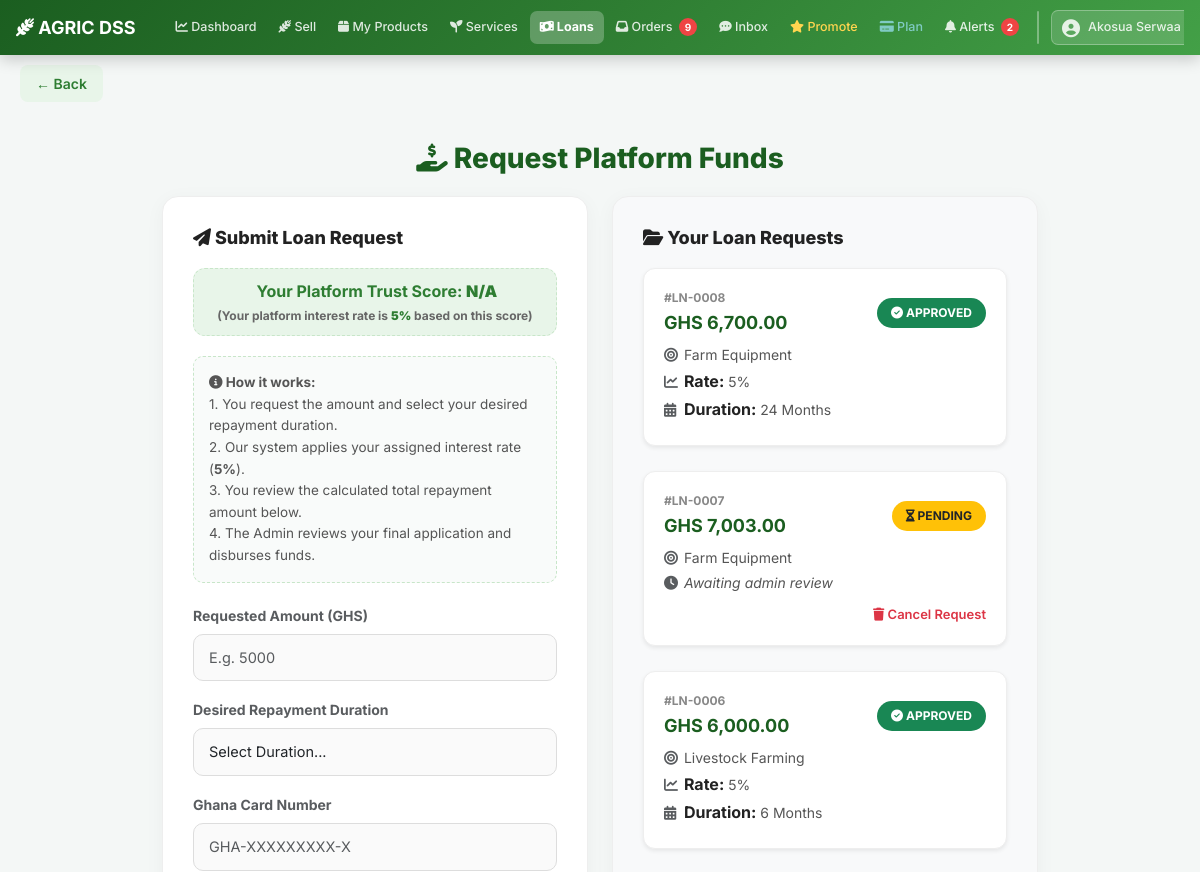
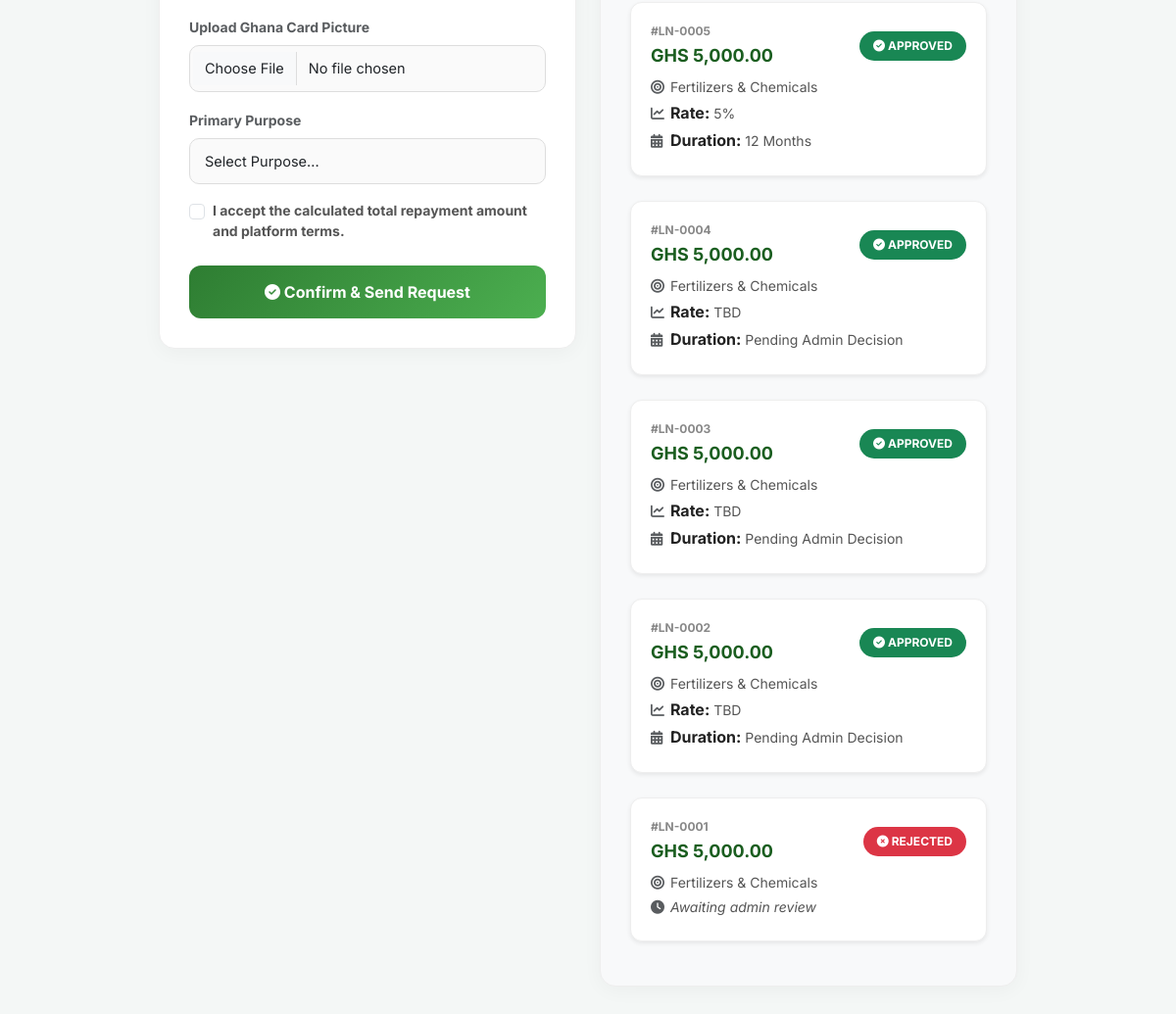
Screenshot of /loan.php (signed in) with the database file from the repository (2 pictures, top to bottom).
### tables this page shows
CREATE TABLE loans (
        id INTEGER PRIMARY KEY AUTOINCREMENT,
        user_id INTEGER,
        company_id INTEGER,
        amount REAL,
        purpose TEXT,
        repayment_term TEXT,
        status TEXT
    , interest_rate REAL DEFAULT 0, created_at DATETIME DEFAULT CURRENT_TIMESTAMP, ghana_card_number TEXT, ghana_card_image TEXT);

### db.php (called while the page is built, shortened)
<?php
class sqlite_mysqli_result {
    private $rows = [];
    private $index = 0;
    public $num_rows = 0;
    public function __construct($stmt) {
        if ($stmt) {
            $this->rows = $stmt->fetchAll(PDO::FETCH_ASSOC);
            if ($this->rows) {
                $this->num_rows = count($this->rows);
            }
        }
    }
    public function fetch_assoc() {
        if ($this->index < $this->num_rows) {
            return $this->rows[$this->index++];
        }
        return null;
    }
}
class sqlite_mysqli {
    private $pdo;
    public function __construct($filename) {
        try {
            $this->pdo = new PDO("sqlite:" . $filename);
            $this->pdo->setAttribute(PDO::ATTR_ERRMODE, PDO::ERRMODE_EXCEPTION);
            $this->pdo->exec("PRAGMA foreign_keys = ON;");
        } catch (Exception $e) {
            $this->connect_error = $e->getMessage();
        }
    }
    public function query($query) {
        try {
            $upper = strtoupper(ltrim($query));
            if (strpos($upper, 'SELECT') === 0 || strpos($upper, 'SHOW') === 0 || strpos($upper, 'DESCRIBE') === 0 || strpos($upper, 'PRAGMA') === 0) {
                $stmt = $this->pdo->query($query);
                if ($stmt) {
                    return new sqlite_mysqli_result($stmt);
                }
                return false;
            } else {
                $res = $this->pdo->exec($query);
                $this->insert_id = $this->pdo->lastInsertId();
                return $res !== false ? true : false;
            }
        } catch (Exception $e) {
            $this->error = $e->getMessage();
            return false;
        }
    }
}
$conn = new sqlite_mysqli(__DIR__ . '/database.sqlite');
?>

### loan.php (the view, shortened to what this page needs)
<?php
include 'db.php';
include 'back_button.php';
$user_id = $_SESSION['user_id'];
$sql = "SELECT l.*,
               CASE WHEN l.company_id = 0 THEN 'AGRIC DSS Platform' ELSE c.name END AS provider_name,
               c.interest_rate AS comp_rate
        FROM loans l
        LEFT JOIN loan_companies c ON l.company_id = c.id
        WHERE l.user_id = $user_id
        ORDER BY l.created_at DESC";
$loans = $conn->query($sql);
$r = ['on_time_payments' => 0, 'delayed_payments' => 0];
$total = $r['on_time_payments'] + $r['delayed_payments'];
if($total > 0) {
    $score = round(($r['on_time_payments'] / $total) * 100);
} else {
    $score = "N/A";
}
if($score === "N/A" || $score < 40) {
    $platform_rate = 5;
} elseif($score < 80) {
    $platform_rate = 3.5;
} else {
    $platform_rate = 2;
}
?>
<!DOCTYPE html>
<html>
<head>
<link href="https://cdn.jsdelivr.net/npm/bootstrap@5.3.0/dist/css/bootstrap.min.css" rel="stylesheet">
<link rel="stylesheet" href="https://cdnjs.cloudflare.com/ajax/libs/font-awesome/6.4.0/css/all.min.css">
</head>
<body>
<?php include 'navbar.php'; ?>
<div class="container" style="max-width: 900px;">
<h2 class="page-title"><i class='fas fa-hand-holding-usd'></i> Request Platform Funds</h2>
<div class="row">
    <div class="col-lg-6">
        <div class="card">
            <h4><i class="fas fa-paper-plane"></i> Submit Loan Request</h4>
            <div class="trust-badge w-100 text-center">
                <i class="fas fa-shield-check"></i> Your Platform Trust Score: <b><?= $score ?><?= $score !== 'N/A' ? '%' : '' ?></b>
                <div style="font-size:12px; color:#666; margin-top:4px;">(Your platform interest rate is <b style="color:#2e7d32;"><?= $platform_rate ?>%</b> based on this score)</div>
            </div>
            <div class="terms-box">
                <b><i class="fas fa-info-circle"></i> How it works:</b><br>
                1. You request the amount and select your desired repayment duration.<br>
                2. Our system applies your assigned interest rate (<b><?= $platform_rate ?>%</b>).<br>
                3. You review the calculated total repayment amount below.<br>
                4. The Admin reviews your final application and disburses funds.
            </div>
            <form method="POST" enctype="multipart/form-data">
                <div class="mb-3">
                    <label class="form-label fw-bold text-muted small">Requested Amount (GHS)</label>
                    <input type="number" name="amount" class="form-control" placeholder="E.g. 5000" min="100" required>
                </div>
                <div class="mb-3">
                    <label class="form-label fw-bold text-muted small">Desired Repayment Duration</label>
                    <select name="repayment_term" id="loanTerm" class="form-select" onchange="calculateLoan()" required>
                        <option value="">Select Duration...</option>
                    </select>
                </div>
                <div class="mb-3">
                    <label class="form-label fw-bold text-muted small">Ghana Card Number</label>
                    <input type="text" name="ghana_card_number" class="form-control" placeholder="GHA-XXXXXXXXX-X" required>
                </div>
                <div class="mb-3">
                    <label class="form-label fw-bold text-muted small">Upload Ghana Card Picture</label>
                    <input type="file" name="ghana_card_image" class="form-control" accept="image/*" required>
                </div>
                <div class="mb-3">
                    <label class="form-label fw-bold text-muted small">Primary Purpose</label>
                    <select name="purpose" class="form-select" onchange="toggleOther(this)" required>
                        <option value="">Select Purpose...</option>
                    </select>
                </div>
                <div class="form-check mb-4">
                    <input type="checkbox" class="form-check-input" id="agreeTerm" name="agree" required>
                    <label class="form-check-label fw-bold" for="agreeTerm" style="font-size:14px; color:#555;">I accept the calculated total repayment amount and platform terms.</label>
                </div>
                <button class="btn btn-custom w-100" name="apply_loan"><i class="fas fa-check-circle"></i> Confirm & Send Request</button>
            </form>
        </div>
    </div>
    <div class="col-lg-6">
        <div class="card" style="background:#f8f9fa;">
            <h4><i class="fas fa-folder-open"></i> Your Loan Requests</h4>
            <?php if ($loans->num_rows > 0) { ?>
                <div style="display:flex; flex-direction:column; gap:10px;">
                <?php while ($l = $loans->fetch_assoc()) {
                    if ($l['status'] == "Approved") {
                        $status_html = "<span class='badge-status bg-success text-white'><i class='fas fa-check-circle'></i> Approved</span>";
                    } elseif ($l['status'] == "Rejected") {
                        $status_html = "<span class='badge-status bg-danger text-white'><i class='fas fa-times-circle'></i> Rejected</span>";
                    } else {
                        $status_html = "<span class='badge-status bg-warning text-dark'><i class='fas fa-hourglass-half'></i> Pending</span>";
                    }
                    $rate_display = ($l['company_id'] > 0 && isset($l['comp_rate'])) ? $l['comp_rate']."%" : ($l['interest_rate'] ? $l['interest_rate']."%" : "TBD");
                ?>
                    <div class="loan-item bg-white shadow-sm">
                        <div class="loan-info w-100">
                            <div class="d-flex justify-content-between align-items-center mb-2">
                                <div>
                                    <span style="font-size:12px; color:#888; font-weight:700; margin-bottom:2px; display:block;">#LN-<?= str_pad($l['id'], 4, '0', STR_PAD_LEFT) ?></span>
                                    <b style="font-size:18px; color:#1b5e20;">GHS <?= number_format($l['amount'], 2) ?></b>
                                </div>
                                <?= $status_html ?>
                            </div>
                            <p><i class='fas fa-bullseye text-muted' style="width:16px;"></i> <?= htmlspecialchars($l['purpose']) ?></p>
                            <?php if($l['status'] == 'Approved'): ?>
                                <p><i class='fas fa-chart-line text-muted' style="width:16px;"></i> <b>Rate:</b> <?= $rate_display ?></p>
                                <p><i class='fas fa-calendar-alt text-muted' style="width:16px;"></i> <b>Duration:</b> <?= htmlspecialchars($l['repayment_term']) ?></p>
                            <?php else: ?>
                                <p><i class='fas fa-clock text-muted' style="width:16px;"></i> <i>Awaiting admin review</i></p>
                            <?php endif; ?>
                            <?php if($l['status'] == 'Pending'): ?>
                                <div class="text-end mt-2">
                                    <a href="loan.php?delete=<?= $l['id'] ?>" class="text-danger" style="font-size:13px; text-decoration:none; font-weight:600;" onclick="return confirm('Withdraw application?');"><i class="fas fa-trash"></i> Cancel Request</a>
                                </div>
                            <?php endif; ?>
                        </div>
                    </div>
                <?php } ?>
                </div>
            <?php } ?>
        </div>
    </div>
</div>
</div>
</body>
</html>

### animations.css (style rules this page uses)
.badge-status { transition: transform 0.2s ease; }
html { scroll-behavior: smooth; }

### loan.php (style rules this page uses)
* { font-family: 'Inter', sans-serif; }
body { background: #f4f7f6; color: #333; padding-bottom: 50px; }
.page-title { font-weight: 800; color: #1b5e20; margin: 30px 0 20px; font-size: 28px; text-align: center; }
.card { background: white; border-radius: 16px; padding: 30px; margin-bottom: 30px; box-shadow: 0 4px 20px rgba(0,0,0,0.04); border: 1px solid #eee; }
.card h4 { font-weight: 800; color: #222; margin-bottom: 20px; font-size: 18px; }
.trust-badge { display: inline-block; padding: 10px 20px; border-radius: 12px; font-weight: 700; background: #e8f5e9; color: #2e7d32; border: 1px dashed #c8e6c9; margin-bottom: 20px; }
.terms-box { background: #f9fbfa; border: 1px dashed #c8e6c9; padding: 15px; border-radius: 10px; font-size: 13.5px; color: #555; margin-bottom: 20px; line-height: 1.6; }
.form-control, .form-select { border-radius: 10px; padding: 12px 15px; font-size: 14.5px; background: #fafafa; border-color: #ddd; }
.btn-custom { background: linear-gradient(135deg, #2e7d32, #4caf50); color: white; border: none; padding: 15px; border-radius: 12px; font-weight: 700; font-size: 16px; transition: 0.3s; }
.loan-item { display: flex; justify-content: space-between; align-items: center; padding: 20px; border: 1px solid #eee; border-radius: 12px; margin-bottom: 15px; background: #fafafa; }
.loan-info p { margin: 0 0 4px; font-size: 14px; color: #555; }
.loan-info b { color: #222; font-size: 16px; }
.badge-status { padding: 6px 14px; border-radius: 20px; font-size: 12px; font-weight: 700; text-transform: uppercase; }

### rows the page displays
loans: id "0008", amount "6,700.00", status "Approved" (drawn), purpose "Farm Equipment", rate_display "5%", repayment_term "24 Months"
loans: id "0007", amount "7,003.00", status "Pending" (drawn), purpose "Farm Equipment"
loans: id "0006", amount "6,000.00", status "Approved" (drawn), purpose "Livestock Farming", rate_display "5%", repayment_term "6 Months"
loans: id "0005", amount "5,000.00", status "Approved" (drawn), purpose "Fertilizers & Chemicals", rate_display "5%", repayment_term "12 Months"
loans: id "0004", amount "5,000.00", status "Approved" (drawn), purpose "Fertilizers & Chemicals", rate_display "TBD", repayment_term "Pending Admin Decision"
loans: id "0003", amount "5,000.00", status "Approved" (drawn), purpose "Fertilizers & Chemicals", rate_display "TBD", repayment_term "Pending Admin Decision"
loans: id "0002", amount "5,000.00", status "Approved" (drawn), purpose "Fertilizers & Chemicals", rate_display "TBD", repayment_term "Pending Admin Decision"
loans: id "0001", amount "5,000.00", status "Rejected" (drawn), purpose "Fertilizers & Chemicals"

### other values shown
$_order_count "9"
$_notif_count "2"
$name "Akosua Serwaa"
$label "Back"
$score "N/A"
$platform_rate "5"
